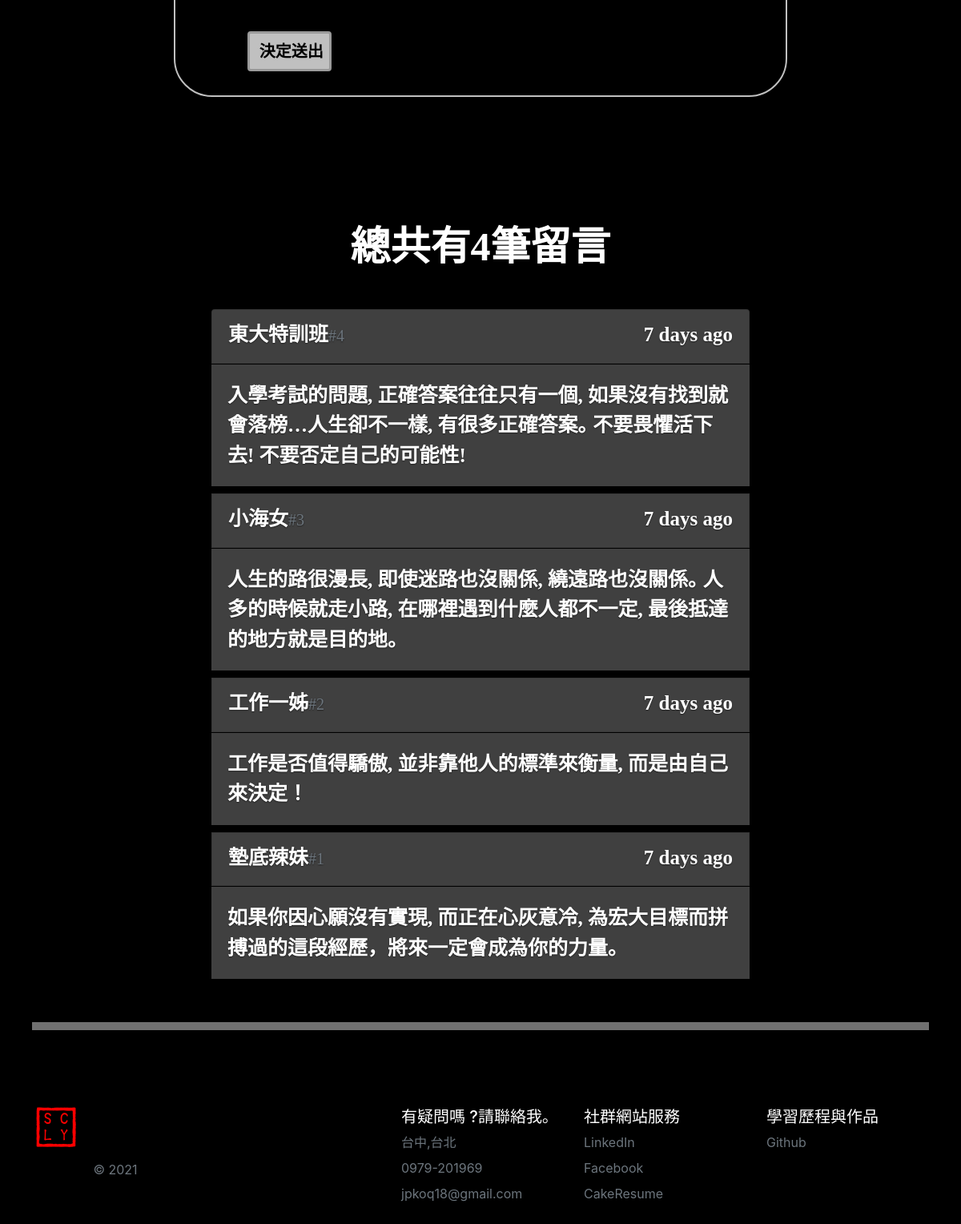
The app's page /message (lower part), older data.
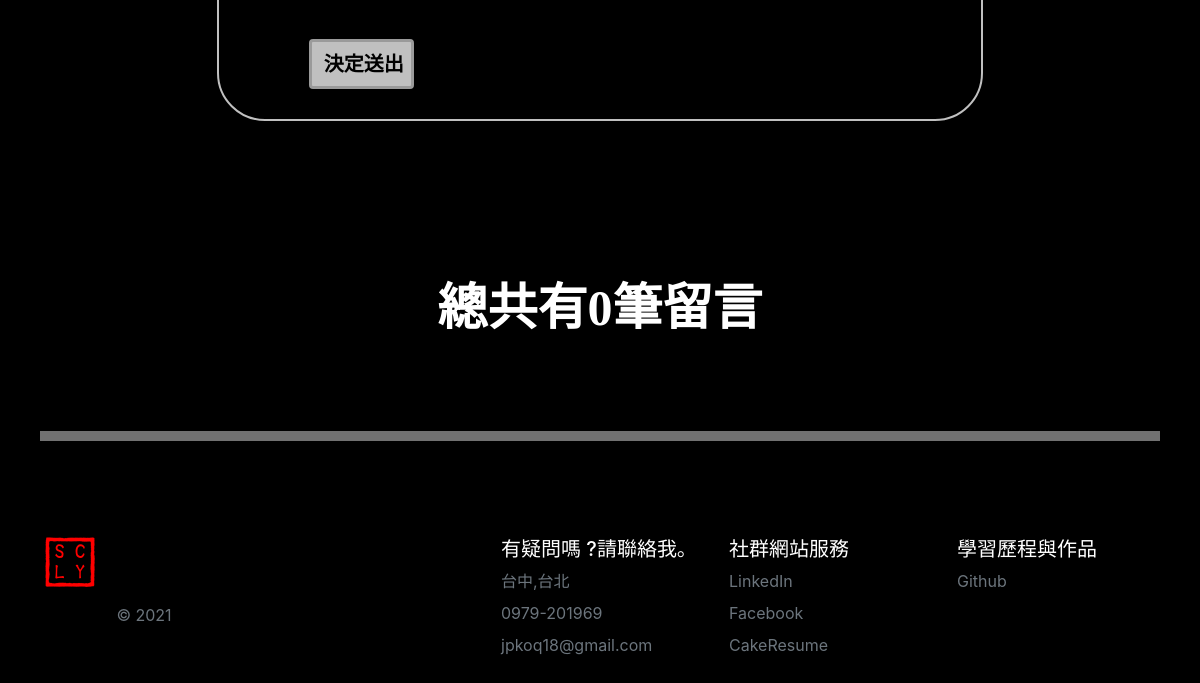
The same page, newer data.
### PersonalWeb/models.py (models this page shows)
class Message(db.Model):
    id = db.Column(db.Integer , primary_key = True)
    name = db.Column(db.String(20))
    body = db.Column(db.String(200))
    timestamp = db.Column(db.DateTime , default = datetime.utcnow , index = True)

### PersonalWeb/views.py (the view, shortened to what this page needs)
@app.route('/message',methods = ["GET","POST"])
def message():
    form = HelloForm()
    messages=Message.query.order_by(Message.timestamp.desc()).all()
    return render_template('message.html' , form = form ,messages = messages)

### PersonalWeb/forms.py
class HelloForm(FlaskForm):
    name = StringField(label = "姓名" , validators= [DataRequired(), Length(1,20)],render_kw ={'placeholder':'大古翔平' })
    body = TextAreaField(label = "內文" , validators=[DataRequired(),Length(1,200)],render_kw={'placeholder':'我很確定我以後一定會遇到一面阻擋自己的牆, 一旦我撞上這面牆, 那我就得更加努力去嘗試, 付出一切去跨越這道牆｡'})
    submit = SubmitField(label = "決定送出")

### PersonalWeb/templates/message.html (shortened to what this page needs)
{% extends "base.html"%}
{%   from 'bootstrap/form.html'  import render_form %}
{% block main %}
<div class="row">
    <div class="col-md-2 "></div>
    <div class="col-md-8 text-left center">
        {{ render_form(form ,button_map = {'submit':'danger'}, extra_classes = 'message')  }}
    </div>
    <div class="col-md-2 "></div>
</div>
<div class="total" >
    總共有{{ messages | length }}筆留言
</div>
<div class="list-group">
    {% for message in messages %}
        <a class="list-group-item list-group-item-action flex-column mylist">
            <div class="d-flex w-100 justify-content-between">
                <span class="mb-1 name">
                    {{ message.name}}<small class="text-muted">#{{ loop.revindex }}</small>
                </span>
                <span class="mb-1 name" data-toggle='tooltip' data-placeent="top"
                    data-timestamp="{{ message.timestamp.strftime('%Y-%m-%dT%H:%M:%SZ') }}"
                    data-delay="500">
                    {{ moment(message.timestamp).fromNow(refresh=True) }}
                </span>
            </div>
        </a>
        <p class ="mb-1 text-left word">{{ message.body }}</p>
    {% endfor %}
</div>
<center ><div class="divider1"></div></center>
{% endblock %}

Row changes from the older to the newer data that the page shows:
removed Message: name "東大特訓班", timestamp "7 days ago", body "入學考試的問題, 正確答案往往只有一個, 如果沒有找到就會落榜…人生卻不一樣, 有很多正確答案｡ 不要畏懼活下去! 不要否定自己的可能性!"
removed Message: name "小海女", timestamp "7 days ago", body "人生的路很漫長, 即使迷路也沒關係, 繞遠路也沒關係｡ 人多的時候就走小路, 在哪裡遇到什麼人都不一定, 最後抵達的地方就是目的地｡"
removed Message: name "工作一姊", timestamp "7 days ago", body "工作是否值得驕傲, 並非靠他人的標準來衡量, 而是由自己來決定！"
removed Message: name "墊底辣妹", timestamp "7 days ago", body "如果你因心願沒有實現, 而正在心灰意冷, 為宏大目標而拼搏過的這段經歷，將來一定會成為你的力量｡"
Text that changed along with them:
{{ messages | length }}: "4" → "0"
